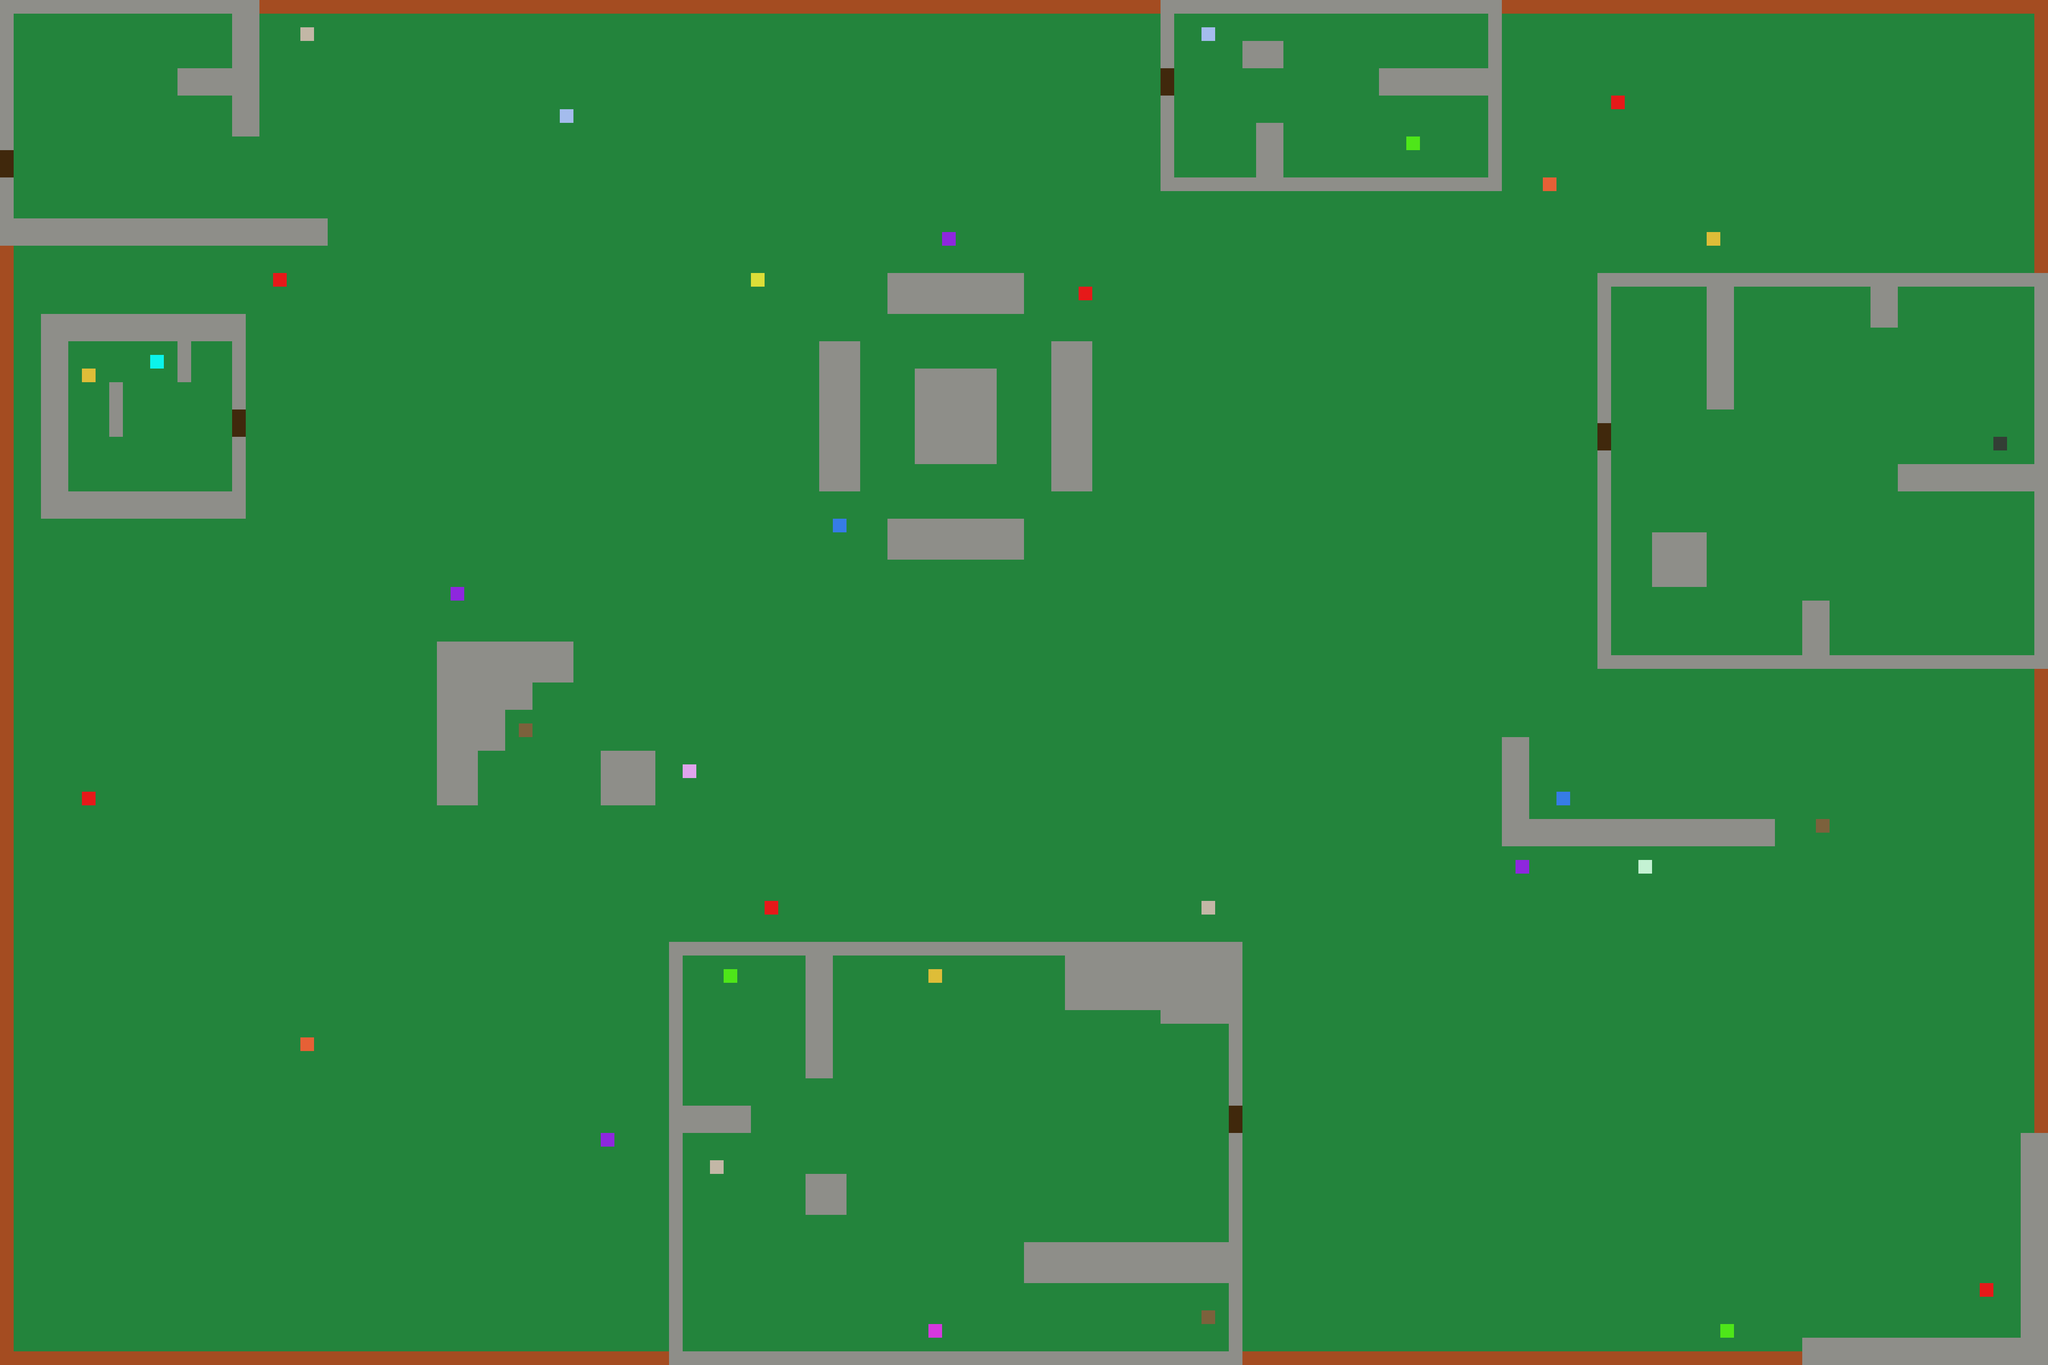

Below is a game level as drawn by its tile map, then a one-line description and the .tmx that defines it (tile-layer data replaced by summaries):
An orthogonal 150x100 tile map with 32x32 px tiles, 2 tile layers (Capa de Patrones 1, Capa de patrones 2) and 24 objects.

<map version="1.0" orientation="orthogonal" renderorder="right-down" width="150" height="100" tilewidth="32" tileheight="32" nextobjectid="27">
 <tileset firstgid="1" name="tileset" tilewidth="32" tileheight="32" tilecount="64" columns="8">
  <image source="tileset.png" width="256" height="256" />
 </tileset>
 <layer name="Capa de Patrones 1" width="150" height="100">
  <data>[15000 cells, 15000 non-empty, 3 distinct tile ids]</data>
 </layer>
 <layer name="Capa de patrones 2" width="150" height="100">
  <data>[15000 cells, 45 non-empty, 17 distinct tile ids]</data>
 </layer>
 <objectgroup name="muros">
  <object id="1" x="1568" y="3168">
   <polyline points="0,0 0,32 -1568,32 -1568,-2592 -1536,-2592 -1536,0 0,0" />
  </object>
  <object id="2" x="1568" y="2208">
   <polyline points="0,0 0,992 1340,988 1344,448 1312,448 1312,704 832,704 832,800 1312,800 1312,960 32,960 32,448 192,448 192,384 64,384 32,384 32,32 320,32 320,320 384,320 384,32 928,32 928,160 1152,160 1152,192 1312,192 1312,384 1344,384 1344,0 0,0" />
  </object>
  <object id="3" x="1888" y="2752">
   <polyline points="0,0 0,96 96,96 96,0 0,0" />
  </object>
  <object id="4" x="2912" y="3168">
   <polyline points="0,0 1312,0 1312,32 0,32 0,0" />
  </object>
  <object id="5" x="4224" y="3136">
   <polyline points="0,0 0,64 576,64 576,-480 512,-480 512,0 0,0" />
  </object>
  <object id="6" x="4768" y="1568">
   <polyline points="0,0 32,0 32,1088 0,1088 0,0" />
  </object>
  <object id="7" x="3520" y="1728">
   <polyline points="0,0 64,0 64,192 640,192 640,256 0,256 0,0" />
  </object>
  <object id="8" x="3744" y="640">
   <polyline points="0,0 1056,0 1056,928 0,928 0,416 32,416 32,896 480,896 480,768 544,768 544,896 1024,896 1024,512 704,512 704,448 1024,448 1024,32 704,32 704,128 640,128 640,32 320,32 320,320 256,320 256,32 32,32 32,352 0,352 0,0" />
  </object>
  <object id="9" x="3872" y="1248">
   <polyline points="0,0 128,0 128,128 0,128 0,0" />
  </object>
  <object id="10" x="3520" y="0">
   <polyline points="0,0 0,32 1216,32 1248,32 1248,640 1280,640 1280,0 0,0" />
  </object>
  <object id="11" x="2720" y="0">
   <polyline points="0,0 800,0 800,448 0,448 0,224 32,224 32,416 224,416 224,288 288,288 288,416 768,416 768,224 512,224 512,160 768,160 768,32 32,32 32,160 0,160 0,0" />
  </object>
  <object id="12" x="2912" y="96">
   <polyline points="0,0 0,64 96,64 96,0 0,0" />
  </object>
  <object id="13" x="2720" y="0">
   <polyline points="0,0 0,32 -2112,32 -2112,0 0,0" />
  </object>
  <object id="14" x="0" y="0">
   <polyline points="0,0 608,0 608,320 544,320 544,224 416,224 416,160 544,160 544,32 32,32 32,352 0,352 0,0" />
  </object>
  <object id="15" x="0" y="416">
   <polyline points="0,0 0,160 768,160 768,96 32,96 32,0 0,0" />
  </object>
  <object id="16" x="96" y="736">
   <polyline points="0,0 0,480 480,480 480,288 448,288 448,416 64,416 64,64 320,64 320,160 352,160 352,64 448,64 448,224 480,224 480,0 0,0" />
  </object>
  <object id="18" x="256" y="896">
   <polyline points="0,0 32,0 32,128 0,128 0,0" />
  </object>
  <object id="19" x="1024" y="1504">
   <polyline points="0,0 320,0 320,96 256,96 224,96 224,160 160,160 160,256 96,256 96,384 0,384 0,0" />
  </object>
  <object id="20" x="1408" y="1760">
   <polyline points="0,0 0,128 128,128 128,0 0,0" />
  </object>
  <object id="21" x="1920" y="800">
   <polyline points="0,0 0,352 96,352 96,0 0,0" />
  </object>
  <object id="23" x="2144" y="864">
   <polyline points="0,0 192,0 192,224 0,224 0,0" />
  </object>
  <object id="24" x="2080" y="1216">
   <polyline points="0,0 0,96 320,96 320,0 0,0" />
  </object>
  <object id="25" x="2080" y="640">
   <polyline points="0,0 0,96 320,96 320,0 0,0" />
  </object>
  <object id="26" x="2464" y="800">
   <polyline points="0,0 0,352 96,352 96,0 0,0" />
  </object>
 </objectgroup>
</map>
